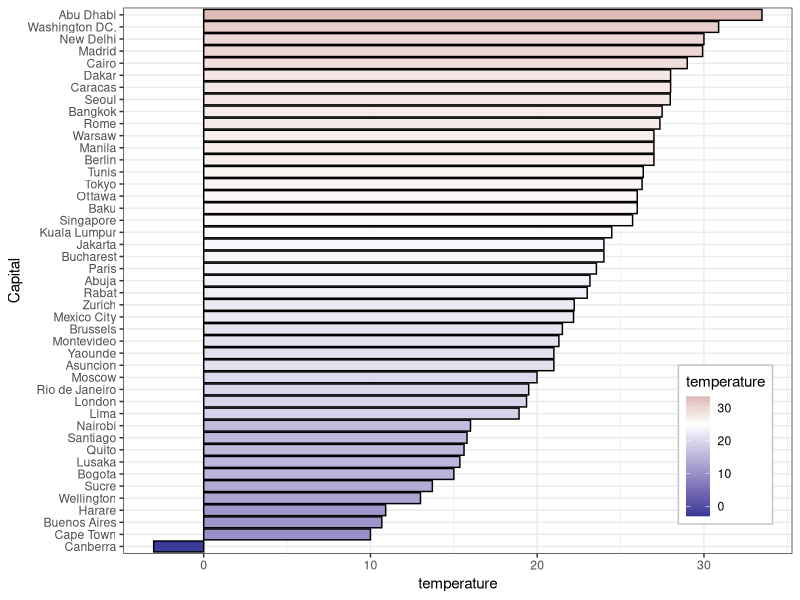

Write R code to recreate this figure.
## ---- chunk 1
knitr::opts_chunk$set(echo = TRUE)
## ---- chunk 2
library(ggplot2)
library(scales)
## ---- chunk 3
library(scales)
library(ggplot2)

temp <- read.csv('temp.csv', sep = ',', 
                 header = TRUE, stringsAsFactors = FALSE)
summary(temp)
ggplot(temp, aes(x = reorder(city, temperature), 
                 y = temperature, fill = temperature)) +
  geom_bar(stat = "identity", colour = "black") + 
  scale_fill_gradient2(low = muted("blue"), 
                       mid = "white", high = muted("red"),
                       midpoint = 25) + 
  coord_flip() + theme_bw() + xlab('Capital') +
  theme(legend.position = c(0.9, 0.2)) +
  theme(legend.background=element_rect(
    fill="white", colour="grey77"))
